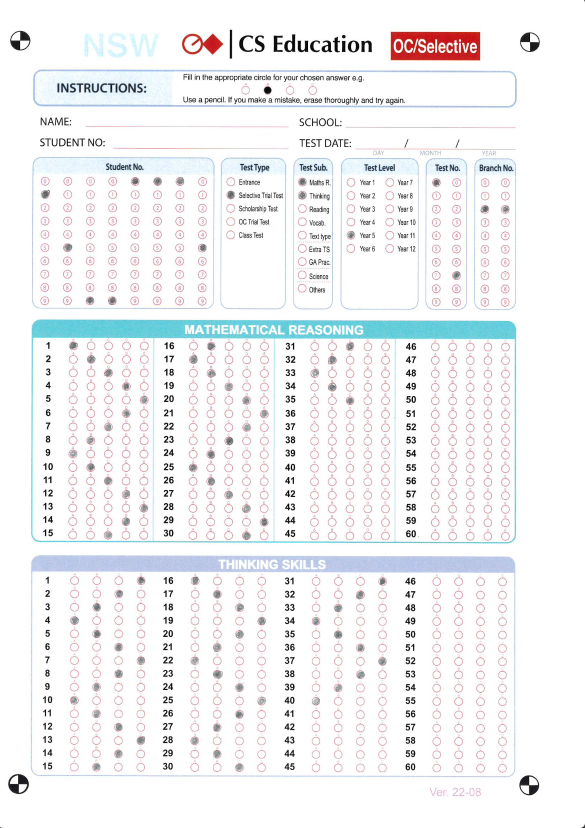
#> input picture images/Math-Thinking-NSW.jpeg, 1170 x 1656 px, found by its file name (shown at 1/2 size)
$ python pr_13.py
#> lines starting #> are read from the running program, lines starting #| are printed output that depends on the picture; after the words box and inside, x2 and y2 are one past the last pixel; in counts of white or black regions, pixels touching at a corner belong together
import cv2
import numpy as np
import matplotlib.pyplot as plt
from block_info_module import block_info

def position_corrected_extract_answers(image_path, block_info):
    image = cv2.imread(image_path, cv2.IMREAD_GRAYSCALE)
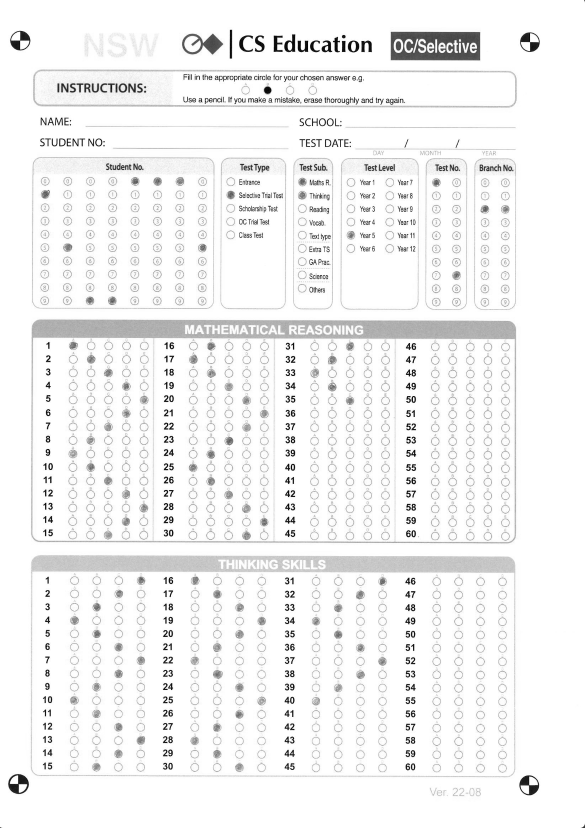
#> image: shape (1656, 1170) (shown at 1/2 size); min 0, max 255, mean 242.7
    x, y, w, h = block_info['x'], block_info['y'], block_info['width'], block_info['height']
    block_image = image[y:y+h, x:x+w]
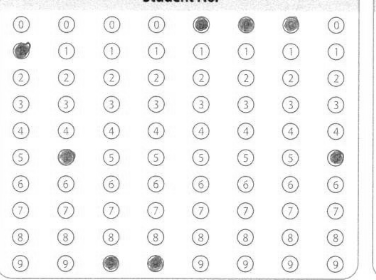
#> block_image: shape (280, 376); min 12, max 255, mean 244.4
    blurred = cv2.GaussianBlur(block_image, (5, 5), 0)
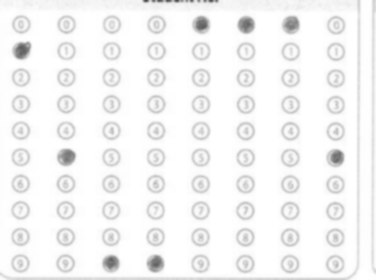
#> blurred: shape (280, 376); min 76, max 255, mean 244.4
    thresh = cv2.threshold(blurred, 0, 255, cv2.THRESH_BINARY_INV | cv2.THRESH_OTSU)[1]
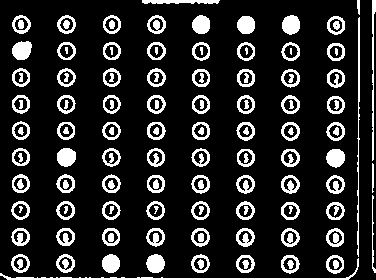
#> thresh: shape (280, 376); 16.5% white; 141 white regions (5 under 20 px), largest, box (x1, y1, x2, y2) and area: (0, 258, 359, 280) 833, (357, 17, 360, 257) 383, (372, 0, 376, 161) 329
    kernel = np.ones((2, 2), np.uint8)
    morphed = cv2.morphologyEx(thresh, cv2.MORPH_CLOSE, kernel)
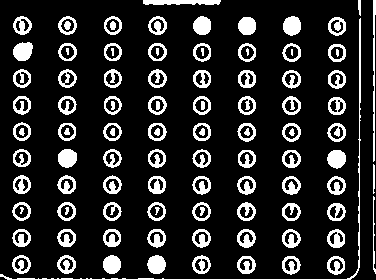
#> morphed: shape (280, 376); 16.5% white; 109 white regions (5 under 20 px), largest, box (x1, y1, x2, y2) and area: (0, 18, 361, 280) 879, (143, 0, 221, 5) 347, (373, 0, 376, 162) 322

    num_of_question = block_info['num_of_question']
    num_of_selection = block_info['num_of_selection']
    answers = {}

    if block_info['marking_direction'] == 'V':
        expected_width = h // num_of_question
        expected_height = w // num_of_selection
        for q in range(num_of_question):
            start_x = q * expected_width
            bubbled = None
            for opt in range(num_of_selection):
                start_y = opt * expected_height
                option_region = morphed[start_y:start_y+expected_height, start_x:start_x+expected_width]
                total = cv2.countNonZero(option_region)
                if bubbled is None or total > bubbled[0]:
                    bubbled = (total, opt)
                    print('>> bubbled : ', bubbled, '/',  total)
            answers[q + 1] = bubbled[1]
#> after the loop, answers = {1: 1, 2: 4, 3: 4, 4: 7, 5: 0, 6: 0, 7: 0, 8: 2}
    else:
        expected_height = h // num_of_question
        expected_width = w // num_of_selection
        for q in range(num_of_question):
            start_y = q * expected_height
            bubbled = None
            for opt in range(num_of_selection):
                start_x = opt * expected_width
                option_region = morphed[start_y:start_y+expected_height, start_x:start_x+expected_width]
                total = cv2.countNonZero(option_region)
                if bubbled is None or total > bubbled[0]:
                    bubbled = (total, opt)
            answers[q + 1] = bubbled[1] + 1
    return answers

# 제공된 이미지 다시 로드
image_path = "/Users/henrychun/Downloads/Math-Thinking-NSW.jpeg"
# image_path = "/Users/henry/Downloads/Math-Thinking-NSW.jpeg"

# "student no" 블록을 처리하도록 함수를 업데이트 후 답안 추출
detected_answers_updated = {}
for block in block_info:
    detected_answers_updated[block['name']] = position_corrected_extract_answers(image_path, block)

# 결과 출력
output_results_updated = {}
for block in block_info:
    block_name = block['name']
    if 'StartingQuestion' in block:
        starting_question = int(block['StartingQuestion'])
        block_results = {}
        for local_q_num, ans in detected_answers_updated[block_name].items():
            global_q_num = local_q_num + starting_question - 1
            block_results[global_q_num] = ans
        output_results_updated[block_name] = block_results
    else:
        output_results_updated[block_name] = detected_answers_updated[block_name]
#> after the loop, output_results_updated = 15 items

print(output_results_updated)
#> (printed output is left out)
